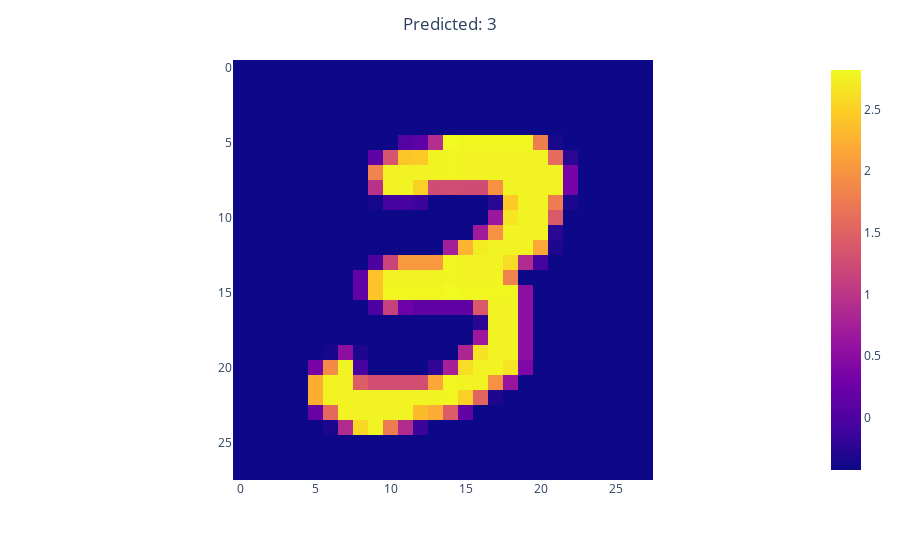

This figure's notebook cell:
### Markdown cell above
## Visualizing a prediction

### Code cell
model.to("cpu")
model.eval()

image, _ = train_loader.dataset[7]
pred = model(image.unsqueeze(dim=0))
px.imshow(image.squeeze().numpy()).update_layout(title_text=f'Predicted: {pred.argmax(1).item()}', title_x=0.5)

### Figure 1 — Plotly figure (JSON) as saved in the notebook; plotly's stock layout.template omitted (floating-point values rounded to 4 significant figures; data arrays with more than 128 entries replaced by an {"elided": "..."} marker saying what was removed)
{"data": [{"coloraxis": "coloraxis", "hovertemplate": "x: %{x}<br>y: %{y}<br>color: %{z}<extra></extra>", "name": "0", "type": "heatmap", "xaxis": "x", "yaxis": "y", "z": {"elided": "28x28 float values"}}], "layout": {"coloraxis": {"colorscale": [[0, "#0d0887"], [0.1111, "#46039f"], [0.2222, "#7201a8"], [0.3333, "#9c179e"], [0.4444, "#bd3786"], [0.5556, "#d8576b"], [0.6667, "#ed7953"], [0.7778, "#fb9f3a"], [0.8889, "#fdca26"], [1, "#f0f921"]]}, "margin": {"t": 60}, "title": {"text": "Predicted: 3", "x": 0.5}, "xaxis": {"anchor": "y", "constrain": "domain", "domain": [0, 1], "scaleanchor": "y"}, "yaxis": {"anchor": "x", "autorange": "reversed", "constrain": "domain", "domain": [0, 1]}}}
